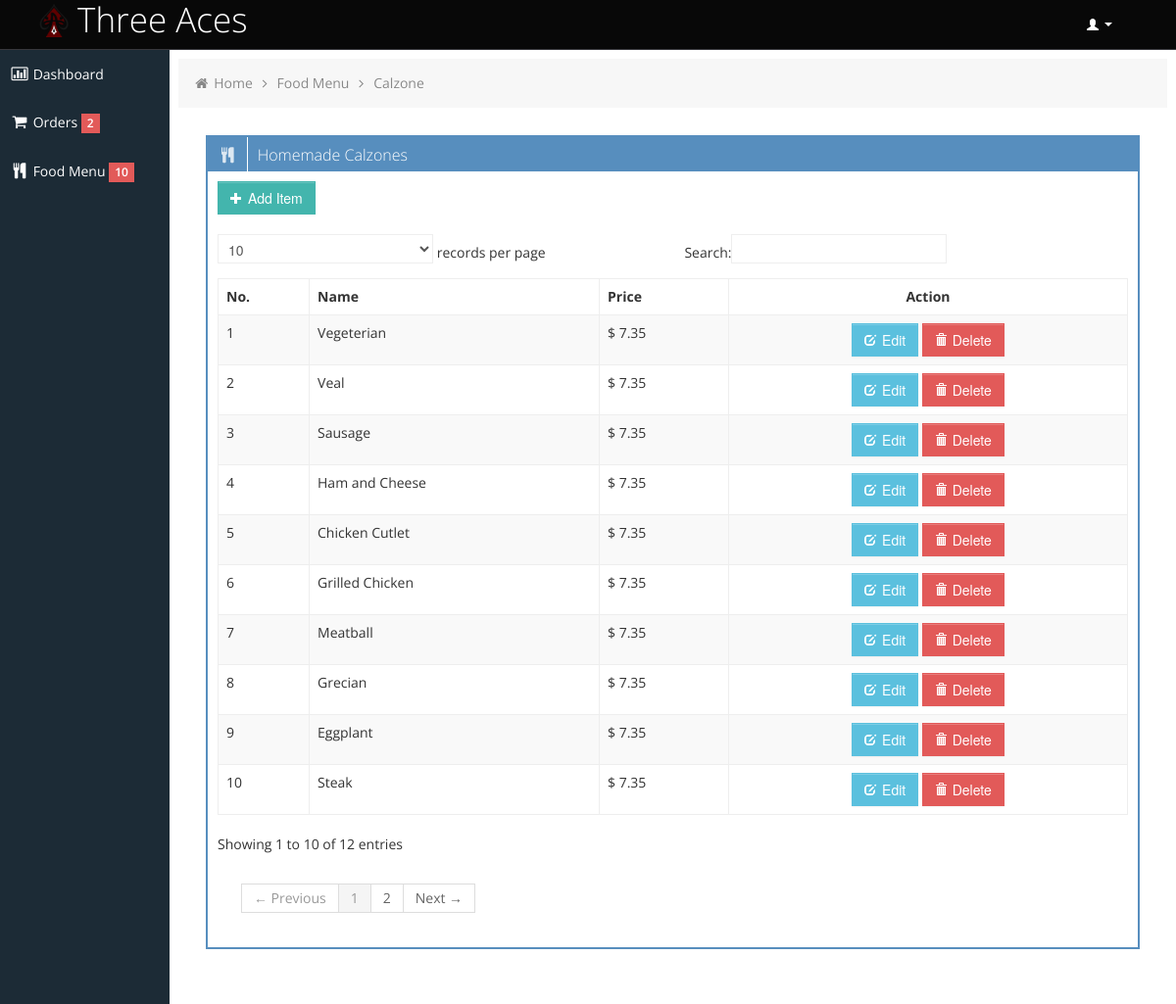
/admin/menuitem/calzone.php (signed in), run on the app's committed database.
### tables this page shows
CREATE TABLE `calzone` (
  `id` bigint(22) NOT NULL COMMENT 'Calzone ID',
  `name` text NOT NULL COMMENT 'Calzone Name',
  `price` decimal(10,2) NOT NULL COMMENT 'Calzone Price'
);

### model/db.php (called while the page is built, shortened)
<?php
function calzone()
{
    $conn        = db_conn();
    $selectQuery = 'SELECT * FROM `calzone`';
    try{
        $stmt = $conn->query($selectQuery);
    }catch(PDOException $e){
        handle_sql_errors($selectQuery, $e->getMessage());
    }
    $row = $stmt->fetchAll(PDO::FETCH_ASSOC);
    return $row;
}

### controller/itemController.php (called while the page is built, shortened)
<?php
require_once '../../model/db.php';
function getCalzones()
{
    $row = calzone();
    return $row;
}

### admin/menuitem/calzone.php (the view, shortened to what this page needs)
<?php
if (isset($_COOKIE['id']) || isset($_SESSION['user'])) {
    require_once '../../controller/itemController.php';
    $row = getCalzones();
} else {
    header('Location: '.SERVER.'/404');
}
?>
<!DOCTYPE html>
<html lang="en">
<head>
    <?php include_once '../includes/head.php';?>
</head>
<body>
    <header>
        <?php include_once '../includes/header.php';?>
    </header>
<div class="container-fluid-full">
    <div class="row-fluid">
        <?php include_once '../includes/menu.php'; ?>
        <div id="content" class="span10">
            <ul class="breadcrumb">
                <li>
                    <i class="icon-home"></i>
                    <a href="<?= SERVER ?>/admin">Home</a>
                    <i class="icon-angle-right"></i>
                </li>
                <li>
                    <a href="#">Food Menu</a>
                    <i class="icon-angle-right"></i>
                </li>
                <li><a href="<?= SERVER ?>/admin/menuitem/calzone">Calzone</a></li>
            </ul>
            <div class="row-fluid sortable">
                <div class="box span12">
                    <div class="box-header" data-original-title>
                        <h2><i class="icon-food"></i><span class="break"></span>Homemade Calzones</h2>
                    </div>
                    <div class="box-content">
                        <table class="table table-striped table-bordered bootstrap-datatable datatable">
                            <button class="btn btn-success" title="Add Items" id="addCalzone"><i class="halflings-icon white plus"></i> Add Item</button><br/><br/>
                            <thead>
                                <tr>
                                    <th>No.</th>
                                    <th>Name</th>
                                    <th>Price</th>
                                    <th>
                                        <div class="text-center">
                                            Action
                                        </div>
                                    </th>
                                </tr>
                            </thead>
                            <tbody class="dataTable-tbody">
                            <?php foreach($row as $key => $r): ?>
                                <tr class="tableRow" data-id="<?= htmlentities(stripcslashes($r['id']), ENT_QUOTES, 'UTF-8'); ?>">
                                    <td></td>
                                    <td><?= htmlentities(stripcslashes($r['name']), ENT_QUOTES, 'UTF-8'); ?></td>
                                    <td> $ <?= htmlentities(stripcslashes($r['price']), ENT_QUOTES, 'UTF-8'); ?></td>
                                    <td>
                                        <div class="text-center">
                                            <button class="btn btn-info editCalzone" title="Edit"><i class="halflings-icon white edit"></i> Edit</button>
                                            <button class="btn btn-danger dltCalzone" title="Delete"><i class="halflings-icon white trash"></i> Delete</button>
                                        </div>
                                    </td>
                                </tr>
                            <?php endforeach; ?>
                            </tbody>
                        </table>
                    </div>
                </div>
            </div>
        </div>
    </div>
</div>
</body>
</html>

### admin/css/style.css (style rules this page uses)
body { background: #F5F5F5; color: #333; border: none; font-family: 'Open Sans', sans-serif; font-weight: 400; }
a { color: #646464; }
h2 { font-size: 16px; line-height: 16px; }
#content { background: #ffffff; filter: none; min-height: 100%; padding: 20px 20px; position: relative; }
.breadcrumb { margin: -28px -28px 28px -28px; line-height: 34px; background: #F7F7F7; border: 0px; color: #888; -webkit-box-shadow: none; -moz-box-shadow: none; box-shadow: none; -webkit-border-radius: 0px; -moz-border-radius: 0px; border-radius: 0px; }
.breadcrumb a { color: #888; text-shadow: 0px 1px 1px #fff; }
.box { border: 2px solid #578EBE; background: #fff !important; margin-bottom: 28px; }
.box-header { height: 16px; font-size: 16px; line-height: 16px; padding: 10px; background: #578EBE; -webkit-box-shadow: none; -moz-box-shadow: none; box-shadow: none; overflow: hidden; }
.box-header h2 { float:left; margin-top: 0px; font-weight: 300; }
.box-header .box-icon, .box-header h2 { color:#fff; }
.box-header h2 i { margin: 0px 3px 0px 4px; opacity: .8; filter: alpha(opacity=80); -ms-filter:"progid:DXImageTransform.Microsoft.Alpha(Opacity=80)"; }
.box-content { position: relative; z-index: 50; margin-top: -1px; padding: 10px; background: #fff !important; }
.btn { display: inline-block; padding: 6px 12px; margin-bottom: 0; font-size: 14px; font-weight: 500; line-height: 20px; text-align: center; white-space: nowrap; vertical-align: middle; cursor: pointer; border: 1px solid #a7a9aa; -webkit-border-radius: 0px !important; border-radius: 0px !important; }
.btn i { margin-top: 2px; }
.btn { color: #ffffff; background-color: #a7a9aa; border-color: #a7a9aa; background-image: none; filter: none; text-shadow: none; }
.btn-danger { background-color: #E25A59; border-color: #E25A59; }
.btn-success { background-color: #43B5AD; border-color: #43B5AD; }
.btn-info { background-color: #5bc0de; border-color: #5bc0de; }
.table th, .table td { border-top: 1px solid #eee; }
.table-bordered { border-color: #eee; -webkit-border-radius: 0px !important; -moz-border-radius: 0px !important; border-radius: 0px !important; }
.table-bordered th, .table-bordered td { border-left: 1px solid #eee; }
.table-bordered thead:first-child tr:first-child > th:first-child, .table-bordered tbody:first-child tr:first-child > td:first-child, .table-bordered tbody:first-child tr:first-child > th:first-child { -webkit-border-radius: 0px !important; -moz-border-radius: 0px !important; border-radius: 0px !important; }
.table-bordered thead:first-child tr:first-child > th:last-child, .table-bordered tbody:first-child tr:first-child > td:last-child, .table-bordered tbody:first-child tr:first-child > th:last-child { -webkit-border-radius: 0px !important; -moz-border-radius: 0px !important; border-radius: 0px !important; }
.table-bordered thead:last-child tr:last-child > th:first-child, .table-bordered tbody:last-child tr:last-child > td:first-child, .table-bordered tbody:last-child tr:last-child > th:first-child, .table-bordered tfoot:last-child tr:last-child > td:first-child, .table-bordered tfoot:last-child tr:last-child > th:first-child { -webkit-border-radius: 0px !important; -moz-border-radius: 0px !important; border-radius: 0px !important; }
.table-bordered thead:last-child tr:last-child > th:last-child, .table-bordered tbody:last-child tr:last-child > td:last-child, .table-bordered tbody:last-child tr:last-child > th:last-child, .table-bordered tfoot:last-child tr:last-child > td:last-child, .table-bordered tfoot:last-child tr:last-child > th:last-child { -webkit-border-radius: 0px !important; -moz-border-radius: 0px !important; border-radius: 0px !important; }

### admin/css/style-responsive.css (style rules this page uses)
@media (min-width: 1200px) { .container-fluid-full { overflow: hidden; position: relative; height: 100%; } }
@media (min-width: 1200px) { #content { width: 85.578%; padding: 37px; margin: 0px 0px; margin-left: 14.422% !important; } }

### data on the page
calzone: name "Vegeterian", price "7.35"
calzone: name "Veal", price "7.35"
calzone: name "Sausage", price "7.35"
calzone: name "Ham and Cheese", price "7.35"
calzone: name "Chicken Cutlet", price "7.35"
calzone: name "Grilled Chicken", price "7.35"
calzone: name "Meatball", price "7.35"
calzone: name "Grecian", price "7.35"
calzone: name "Eggplant", price "7.35"
calzone: name "Steak", price "7.35"
